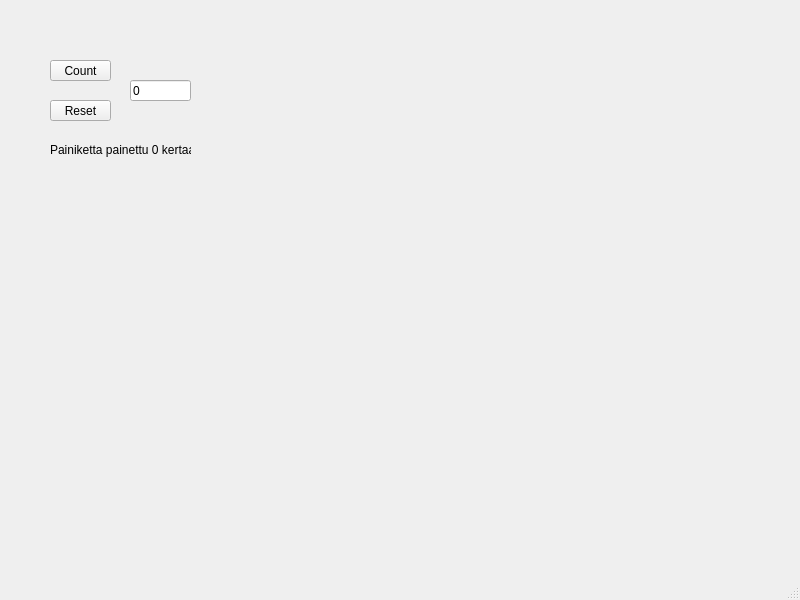
<?xml version="1.0" encoding="UTF-8"?>
<ui version="4.0">
 <class>MainWindow</class>
 <widget class="QMainWindow" name="MainWindow">
  <property name="geometry">
   <rect>
    <x>0</x>
    <y>0</y>
    <width>800</width>
    <height>600</height>
   </rect>
  </property>
  <property name="windowTitle">
   <string>MainWindow</string>
  </property>
  <widget class="QWidget" name="centralwidget">
   <widget class="QPushButton" name="btnCount">
    <property name="geometry">
     <rect>
      <x>50</x>
      <y>60</y>
      <width>61</width>
      <height>21</height>
     </rect>
    </property>
    <property name="text">
     <string>Count</string>
    </property>
   </widget>
   <widget class="QPushButton" name="btnReset">
    <property name="geometry">
     <rect>
      <x>50</x>
      <y>100</y>
      <width>61</width>
      <height>21</height>
     </rect>
    </property>
    <property name="text">
     <string>Reset</string>
    </property>
   </widget>
   <widget class="QLineEdit" name="txtResult">
    <property name="geometry">
     <rect>
      <x>130</x>
      <y>80</y>
      <width>61</width>
      <height>21</height>
     </rect>
    </property>
    <property name="text">
     <string>0</string>
    </property>
   </widget>
   <widget class="QLabel" name="labelInfo">
    <property name="geometry">
     <rect>
      <x>50</x>
      <y>140</y>
      <width>141</width>
      <height>20</height>
     </rect>
    </property>
    <property name="text">
     <string>Painiketta painettu 0 kertaa</string>
    </property>
   </widget>
  </widget>
  <widget class="QMenuBar" name="menubar">
   <property name="geometry">
    <rect>
     <x>0</x>
     <y>0</y>
     <width>800</width>
     <height>17</height>
    </rect>
   </property>
  </widget>
  <widget class="QStatusBar" name="statusbar"/>
 </widget>
 <resources/>
 <connections/>
</ui>
